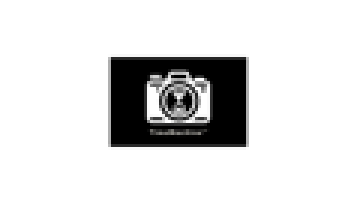
#> input picture logo/span_re.png, 119 x 67 px, found by its file name (shown 3 times larger)
$ python test.py
#> lines starting #> are read from the running program, lines starting #| are printed output that depends on the picture
from PIL import Image

im = Image.open('img\\span_re.png')
#> im is the input picture: PIL image 119x67 RGBA; mean R, G, B, A 7.3, 7.3, 7.3, 43.4
# 获得图像尺寸:
w, h = im.size
#> w = 119; h = 67
print('Original image size: %sx%s' % (w, h))
#| Original image size: 119x67
# 缩放到50%:
im.thumbnail((w//4, h//4))
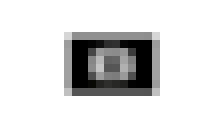
#> im: PIL image 28x16 RGBA (shown 8 times larger); mean R, G, B, A 7.5, 7.5, 7.5, 43.5; transparent parts drawn white
print('Resize image to: %sx%s' % (w//4, h//4))
#| Resize image to: 29x16
# 把缩放后的图像用jpeg格式保存:
im.save('img\\span_re.png', 'png')
print('Reset size!')
